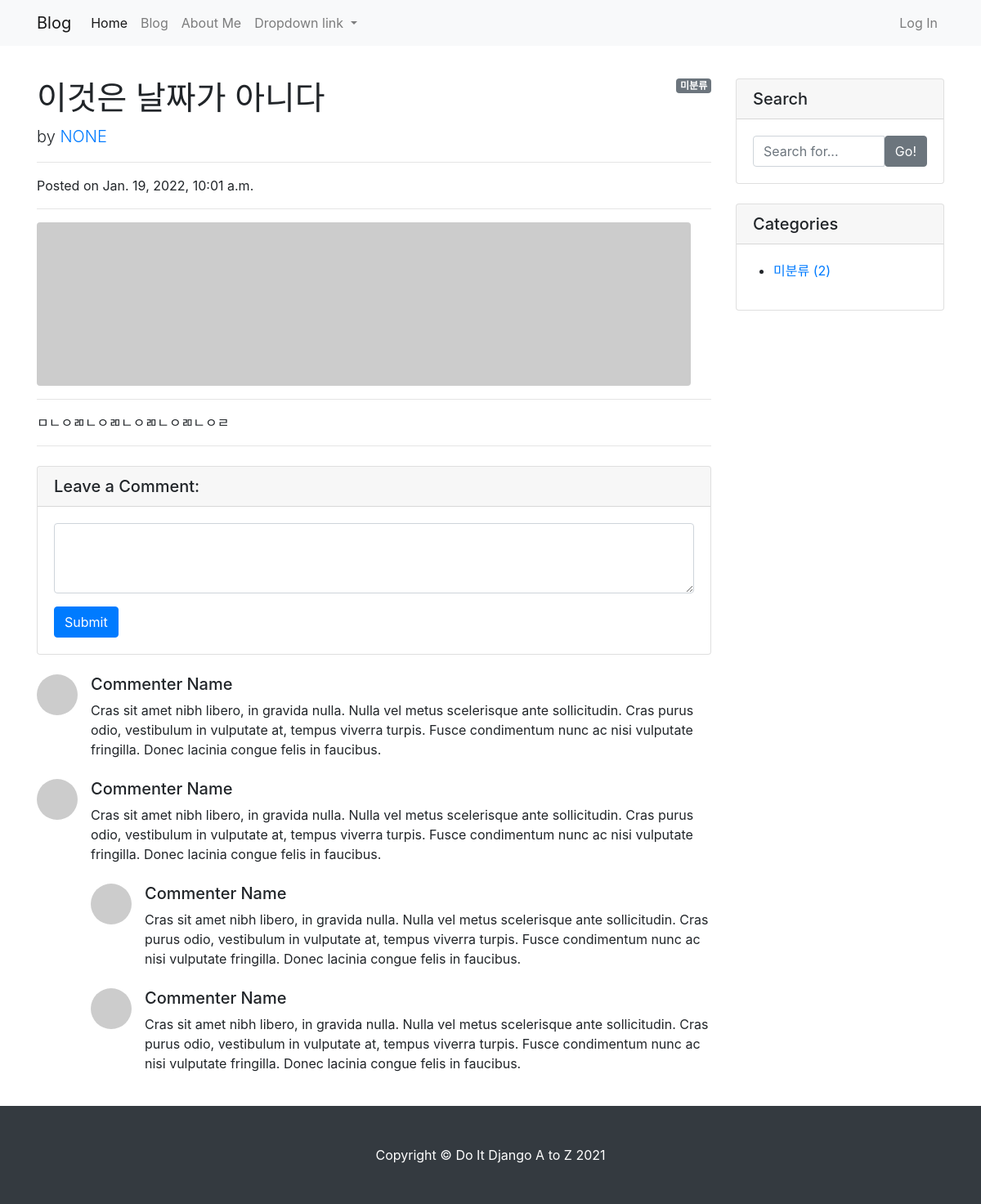
Before: /blog/1/ with the older database file.
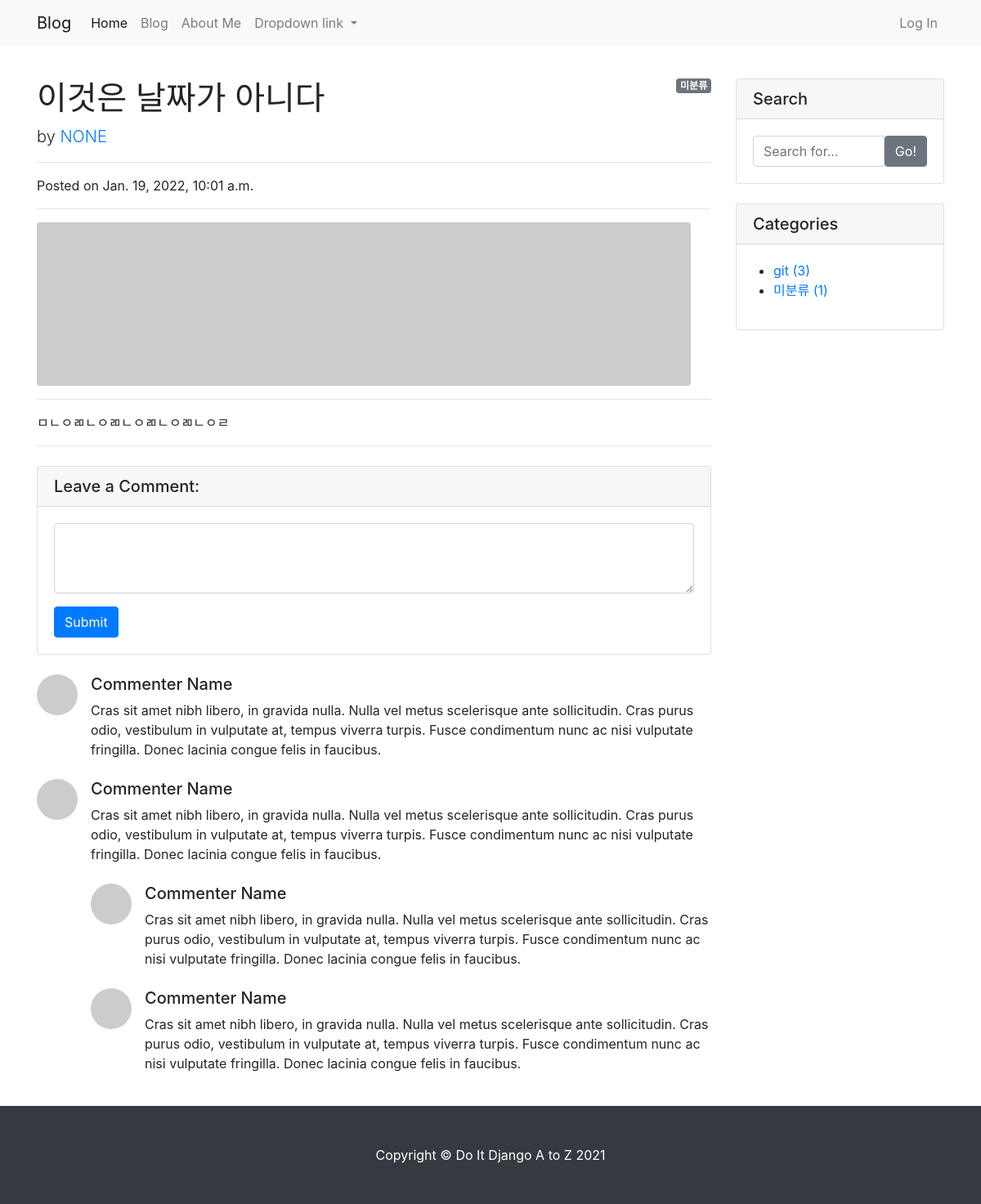
After: the same page with the newer database file.
### blog/models.py (models this page shows, shortened)
class Alert_history(models.Model):
    date = models.CharField(max_length=30)
    alert_rating = models.FloatField()
    alert_g_spread = models.FloatField()
    alert_bm_spread = models.FloatField()
    alert_ai = models.FloatField()
    alert = models.FloatField()
    total = models.FloatField()
    region = models.FloatField()
    content = models.TextField()
    create_at = models.DateTimeField(auto_now_add=True, null=True)  # 새로 작성했을 때 생성
    update_at = models.DateTimeField(auto_now=True)  # 수정했을 때 업데이트
    head_image = models.ImageField(upload_to='blog/images/%Y/%m/%d', blank=True)  # 이미지
    file_upload = models.FileField(upload_to='blog/images/%Y/%m/%d', blank=True)  # 파일 업로드를 위한 FileField
    author = models.ForeignKey(User, null=True, on_delete=models.SET_NULL)
    category = models.ForeignKey(Category, null=True, blank=True, on_delete=models.SET_NULL)
    tag = models.ManyToManyField(Tag, blank=True)

class Category(models.Model):
    name = models.CharField(max_length=50, unique=True)
    slug = models.SlugField(max_length=200, unique=True, allow_unicode=True)
    def __str__(self):
        return self.name
    def get_absolute_url(self):
        return f'/blog/category/{self.slug}/'
    class Meta:
        verbose_name_plural = 'categories'

### blog/views.py (the view)
# urls.py: path('<int:pk>/', views.PostDetail.as_view()), #CBV로 페이지 만들기
class PostDetail(DetailView):
    model = Alert_history
    def get_context_data(self, **kwargs):
        context = super(PostDetail, self).get_context_data()
        context['categories'] = Category.objects.all()
        context['no_category_post_count'] = Alert_history.objects.filter(category=None).count()
        return context

### blog/templates/blog/alert_history_detail.html (shortened to what this page needs)
{% extends 'blog/base.html' %}
{% block main_area %}
    <div id="post-area">
        {% if alert_history.category %}
            <span class="badge badge-secondary float-right">{{ alert_history.category }}</span>
        {% else %}
            <span class="badge badge-secondary float-right">미분류</span>
        {% endif %}
        <h1 class="mt-4">{{ alert_history.date }}</h1>
        <p class="lead">
            by
            <a href="#">{{ alert_history.author | upper}}</a>
        </p>
        <hr>
        <p>Posted on {{ alert_history.create_at }}</p>
        <hr>
        {% if alert_history.head_image %}
            <img class="img-fluid rounded" src="{{ alert_history.head_image.url }}" alt="{{ alert_history.date }} head_image">
        {% else %}
            <img class="img-fluid rounded" src="https://picsum.photos/seed/{{ alert_history.id }}/800/200" alt="random_image">
        {% endif %}
        <hr>
        <p>{{ alert_history.content }}</p>
        <hr>
    </div>
    <div id="comment-area">
        <div class="card my-4">
            <h5 class="card-header">Leave a Comment:</h5>
            <div class="card-body">
                <form>
                    <div class="form-group">
                        <textarea class="form-control" rows="3"></textarea>
                    </div>
                    <button type="submit" class="btn btn-primary">Submit</button>
                </form>
            </div>
        </div>
        <div class="media mb-4">
            <img class="d-flex mr-3 rounded-circle" src="http://placehold.it/50x50" alt="">
            <div class="media-body">
                <h5 class="mt-0">Commenter Name</h5>
                Cras sit amet nibh libero, in gravida nulla. Nulla vel metus scelerisque ante sollicitudin. Cras purus
                odio, vestibulum in vulputate at, tempus viverra turpis. Fusce condimentum nunc ac nisi vulputate
                fringilla. Donec lacinia congue felis in faucibus.
            </div>
        </div>
        <div class="media mb-4">
            <img class="d-flex mr-3 rounded-circle" src="http://placehold.it/50x50" alt="">
            <div class="media-body">
                <h5 class="mt-0">Commenter Name</h5>
                Cras sit amet nibh libero, in gravida nulla. Nulla vel metus scelerisque ante sollicitudin. Cras purus
                odio, vestibulum in vulputate at, tempus viverra turpis. Fusce condimentum nunc ac nisi vulputate
                fringilla. Donec lacinia congue felis in faucibus.
                <div class="media mt-4">
                    <img class="d-flex mr-3 rounded-circle" src="http://placehold.it/50x50" alt="">
                    <div class="media-body">
                        <h5 class="mt-0">Commenter Name</h5>
                        Cras sit amet nibh libero, in gravida nulla. Nulla vel metus scelerisque ante sollicitudin. Cras
                        purus odio, vestibulum in vulputate at, tempus viverra turpis. Fusce condimentum nunc ac nisi
                        vulputate fringilla. Donec lacinia congue felis in faucibus.
                    </div>
                </div>
                <div class="media mt-4">
                    <img class="d-flex mr-3 rounded-circle" src="http://placehold.it/50x50" alt="">
                    <div class="media-body">
                        <h5 class="mt-0">Commenter Name</h5>
                        Cras sit amet nibh libero, in gravida nulla. Nulla vel metus scelerisque ante sollicitudin. Cras
                        purus odio, vestibulum in vulputate at, tempus viverra turpis. Fusce condimentum nunc ac nisi
                        vulputate fringilla. Donec lacinia congue felis in faucibus.
                    </div>
                </div>
            </div>
        </div>
    </div>
{% endblock %}

### blog/templates/blog/base.html (shortened to what this page needs)
{% load static %}
{% load bootstrap4 %}
<!DOCTYPE html>
<html>
<head>
{% include 'blog/CND.html' %}
</head>
<body>
{% include 'blog/navbar.html' %}
<div class="container my-3">
    <div class="row">
        <div class="col-md-8 col-lg-9" id="main-area">
            {% block main_area %}
            {% endblock %}
        </div>
        <div class="col-md-4 col-lg-3">
            <div class="card my-4">
                <h5 class="card-header">Search</h5>
                <div class="card-body">
                    <div class="input-group">
                        <input type="text" class="form-control" placeholder="Search for...">
                        <span class="input-group-btn">
                                <button class="btn btn-secondary" type="button">Go!</button>
                            </span>
                    </div>
                </div>
            </div>
            <div class="card my-4">
                <h5 class="card-header">Categories</h5>
                <div class="card-body">
                    <div class="row">
                        <ul>
                            {% for category in categories %}
                                <li>
                                    <a href="{{ category.get_absolute_url }}">{{ category }} ({{ category.alert_history_set.count }})</a>
                                </li>
                            {% endfor %}
                            <li>
                                <a href="/blog/category/no_category/">미분류 ({{ no_category_post_count }})</a>
                            </li>
                        </ul>
                    </div>
                </div>
            </div>
        </div>
    </div>
</div>
{% include 'blog/footer.html' %}
</body>
</html>

### blog/templates/blog/CND.html (shortened to what this page needs)
<link rel="stylesheet" href="https://stackpath.bootstrapcdn.com/bootstrap/4.3.1/css/bootstrap.min.css">

### blog/templates/blog/navbar.html (shortened to what this page needs)
<nav class="navbar navbar-expand-lg navbar-light bg-light">
            <div class="container">
                <a class="navbar-brand" href="/">Blog</a>
                <div class="collapse navbar-collapse" id="navbarNavDropdown">
                    <ul class="navbar-nav">
                        <li class="nav-item active">
                            <a class="nav-link" href="./index.html">Home <span class="sr-only">(current)</span></a>
                        </li>
                        <li class="nav-item">
                            <a class="nav-link" href="./blog_list.html">Blog</a>
                        </li>
                        <li class="nav-item">
                            <a class="nav-link" href="./about_me.html">About Me</a>
                        </li>
                        <li class="nav-item dropdown">
                            <a class="nav-link dropdown-toggle" href="#" id="navbarDropdownMenuLink" role="button"
                                data-toggle="dropdown" aria-haspopup="true" aria-expanded="false">
                                Dropdown link
                            </a>
                        </li>
                    </ul>
                    <ul class="navbar-nav ml-auto">
                        <li class="nav-item">
                            <a class="nav-link" href="#" data-toggle="modal" data-target="#loginModal">Log In</a>
                        </li>
                    </ul>
                </div>
            </div>
    </nav>

### blog/templates/blog/footer.html
<footer class="py-5 bg-dark">
    <div class="container">
        <p class="m-0 text-center text-white">
            Copyright &copy; Do It Django A to Z 2021
        </p>
    </div>
</footer>

Changed rows visible on the page:
added Category: name "git", alert_history_set.count "3"
Other visible differences:
{{ no_category_post_count }}: "2" → "1"
